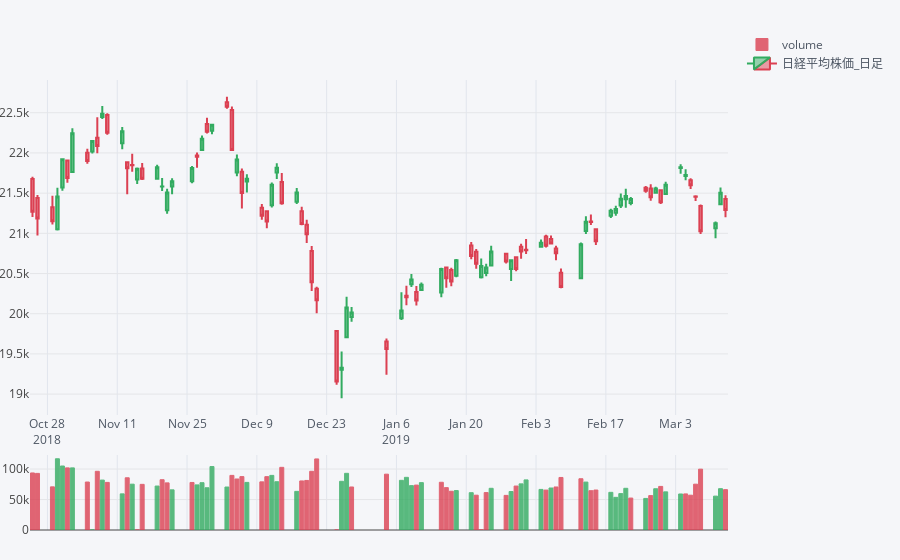

Source (notebook cell):
### Code cell
qf = cf.QuantFig(n255.tail(100))
qf.add_volume()
qf.iplot(up_color=green, down_color=red, name="日経平均株価_日足")
